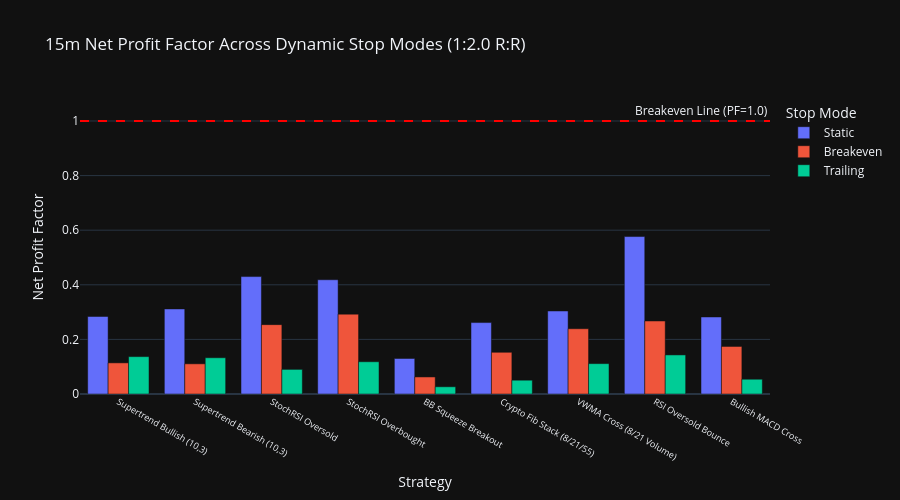

Source (notebook cell):
### Markdown cell above
## 6. Visualizing Risk Management Impact

### Code cell
# Bar chart comparing Net Profit Factor across Stop Modes (Static vs Break-Even vs Trailing)
df_15m_rr2 = df_results[(df_results['Timeframe'] == '15m') & (df_results['R:R Target'] == '1:2.0 R:R')].copy()

fig = px.bar(
    df_15m_rr2,
    x='Strategy',
    y='Net Profit Factor',
    color='Stop Mode',
    barmode='group',
    title='15m Net Profit Factor Across Dynamic Stop Modes (1:2.0 R:R)',
    template='plotly_dark'
)
fig.add_hline(y=1.0, line_dash='dash', line_color='red', annotation_text='Breakeven Line (PF=1.0)')
fig.update_layout(height=500)
fig.update_xaxes(tickangle=30, tickfont_size=9)
fig.show()

### Figure 1 — Plotly figure (JSON) as saved in the notebook; plotly's stock layout.template omitted (floating-point values rounded to 4 significant figures)
{"data": [{"alignmentgroup": "True", "hovertemplate": "Stop Mode=Static<br>Strategy=%{x}<br>Net Profit Factor=%{y}<extra></extra>", "legendgroup": "Static", "marker": {"color": "#636efa", "pattern": {"shape": ""}}, "name": "Static", "offsetgroup": "Static", "orientation": "v", "showlegend": true, "textposition": "auto", "type": "bar", "x": ["Supertrend Bullish (10,3)", "Supertrend Bearish (10,3)", "StochRSI Oversold", "StochRSI Overbought", "BB Squeeze Breakout", "Crypto Fib Stack (8/21/55)", "VWMA Cross (8/21 Volume)", "RSI Oversold Bounce", "Bullish MACD Cross"], "xaxis": "x", "y": [0.2841, 0.3116, 0.4301, 0.4185, 0.1301, 0.2616, 0.3041, 0.5767, 0.2822], "yaxis": "y"}, {"alignmentgroup": "True", "hovertemplate": "Stop Mode=Breakeven<br>Strategy=%{x}<br>Net Profit Factor=%{y}<extra></extra>", "legendgroup": "Breakeven", "marker": {"color": "#EF553B", "pattern": {"shape": ""}}, "name": "Breakeven", "offsetgroup": "Breakeven", "orientation": "v", "showlegend": true, "textposition": "auto", "type": "bar", "x": ["Supertrend Bullish (10,3)", "Supertrend Bearish (10,3)", "StochRSI Oversold", "StochRSI Overbought", "BB Squeeze Breakout", "Crypto Fib Stack (8/21/55)", "VWMA Cross (8/21 Volume)", "RSI Oversold Bounce", "Bullish MACD Cross"], "xaxis": "x", "y": [0.114, 0.1105, 0.2541, 0.2925, 0.0624, 0.1528, 0.2391, 0.2674, 0.1744], "yaxis": "y"}, {"alignmentgroup": "True", "hovertemplate": "Stop Mode=Trailing<br>Strategy=%{x}<br>Net Profit Factor=%{y}<extra></extra>", "legendgroup": "Trailing", "marker": {"color": "#00cc96", "pattern": {"shape": ""}}, "name": "Trailing", "offsetgroup": "Trailing", "orientation": "v", "showlegend": true, "textposition": "auto", "type": "bar", "x": ["Supertrend Bullish (10,3)", "Supertrend Bearish (10,3)", "StochRSI Oversold", "StochRSI Overbought", "BB Squeeze Breakout", "Crypto Fib Stack (8/21/55)", "VWMA Cross (8/21 Volume)", "RSI Oversold Bounce", "Bullish MACD Cross"], "xaxis": "x", "y": [0.1369, 0.1328, 0.0902, 0.1181, 0.0265, 0.0506, 0.1112, 0.1431, 0.0541], "yaxis": "y"}], "layout": {"annotations": [{"showarrow": false, "text": "Breakeven Line (PF=1.0)", "x": 1, "xanchor": "right", "xref": "x domain", "y": 1, "yanchor": "bottom", "yref": "y"}], "barmode": "group", "height": 500, "legend": {"title": {"text": "Stop Mode"}, "tracegroupgap": 0}, "shapes": [{"line": {"color": "red", "dash": "dash"}, "type": "line", "x0": 0, "x1": 1, "xref": "x domain", "y0": 1, "y1": 1, "yref": "y"}], "title": {"text": "15m Net Profit Factor Across Dynamic Stop Modes (1:2.0 R:R)"}, "xaxis": {"anchor": "y", "domain": [0, 1], "tickangle": 30, "tickfont": {"size": 9}, "title": {"text": "Strategy"}}, "yaxis": {"anchor": "x", "domain": [0, 1], "title": {"text": "Net Profit Factor"}}}}
